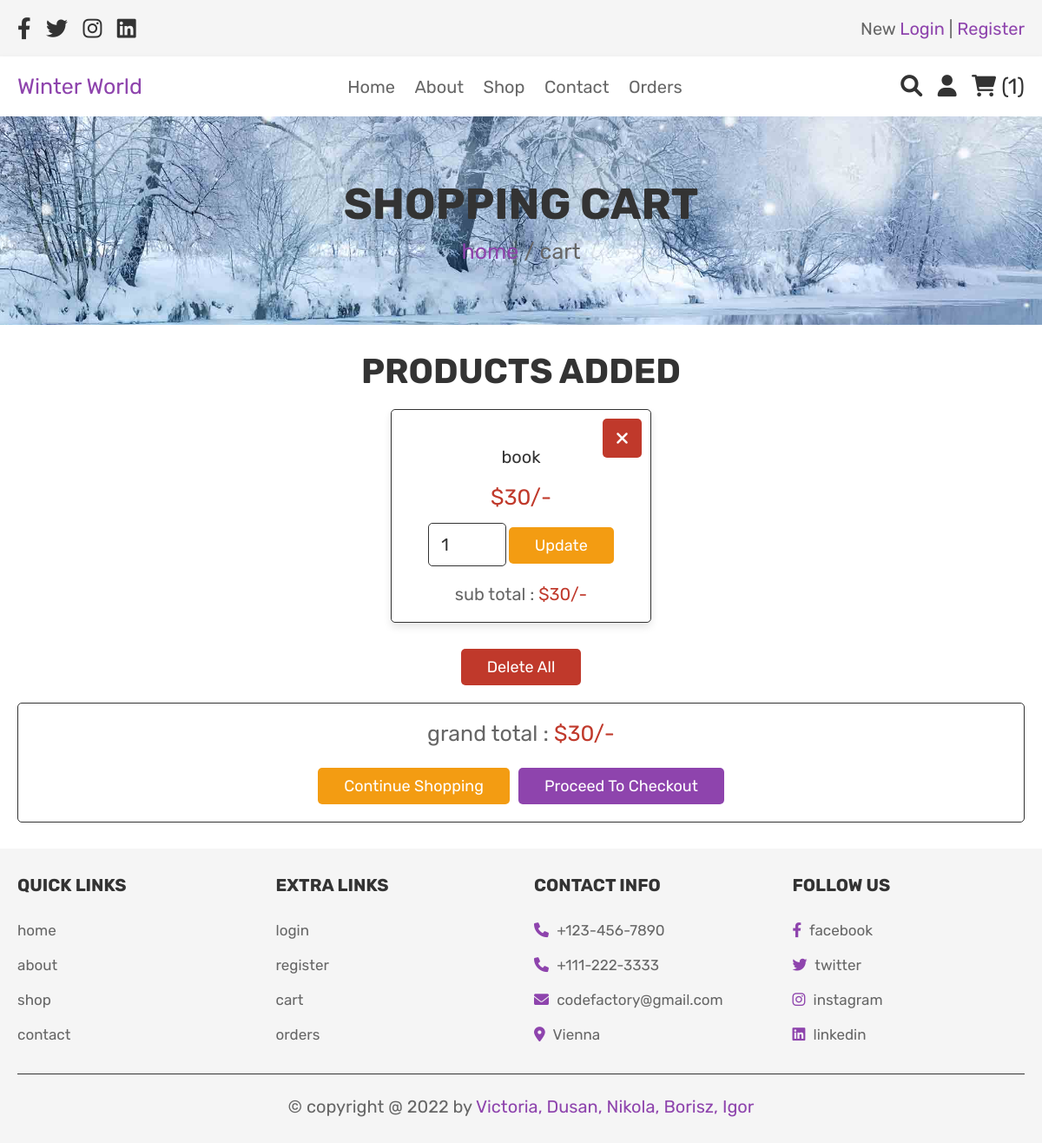
/cart.php (signed in), run on the app's committed database.
### tables this page shows
CREATE TABLE `cart` (
  `id` int(100) NOT NULL,
  `user_id` int(100) NOT NULL,
  `name` varchar(100) NOT NULL,
  `price` int(100) NOT NULL,
  `quantity` int(100) NOT NULL,
  `image` varchar(100) NOT NULL
);

### cart.php (the view, shortened to what this page needs)
<?php
include 'config.php';
$user_id = $_SESSION['user_id'];
?>
<!DOCTYPE html>
<html lang="en">
<head>
   <link rel="stylesheet" href="https://cdnjs.cloudflare.com/ajax/libs/font-awesome/6.0.0/css/all.min.css">
   <link rel="stylesheet" href="css/style.css">
</head>
<body>
<?php include 'header.php'; ?>
<div class="heading">
   <h3>shopping cart</h3>
   <p> <a href="home.php">home</a> / cart </p>
</div>
<section class="shopping-cart">
   <h1 class="title">products added</h1>
   <div class="box-container">
      <?php
         $grand_total = 0;
         $select_cart = mysqli_query($conn, "SELECT * FROM `cart` WHERE user_id = '$user_id'") or die('query failed');
         if(mysqli_num_rows($select_cart) > 0){
            while($fetch_cart = mysqli_fetch_assoc($select_cart)){
      ?>
      <div class="box">
         <a href="cart.php?delete=<?php echo $fetch_cart['id']; ?>" class="fas fa-times" onclick="return confirm('delete this from cart?');"></a>
         <div class="name"><?php echo $fetch_cart['name']; ?></div>
         <div class="price">$<?php echo $fetch_cart['price']; ?>/-</div>
         <form action="" method="post">
            <input type="number" min="1" name="cart_quantity" value="<?php echo $fetch_cart['quantity']; ?>">
            <input type="submit" name="update_cart" value="update" class="option-btn">
         </form>
         <div class="sub-total"> sub total : <span>$<?php echo $sub_total = ($fetch_cart['quantity'] * $fetch_cart['price']); ?>/-</span> </div>
      </div>
      <?php
      $grand_total += $sub_total;
         }
      }else{
         echo '<p class="empty">your cart is empty</p>';
      }
      ?>
   </div>
   <div style="margin-top: 2rem; text-align:center;">
      <a href="cart.php?delete_all" class="delete-btn <?php echo ($grand_total > 1)?'':'disabled'; ?>" onclick="return confirm('delete all from cart?');">delete all</a>
   </div>
   <div class="cart-total">
      <p>grand total : <span>$<?php echo $grand_total; ?>/-</span></p>
      <div class="flex">
         <a href="shop.php" class="option-btn">continue shopping</a>
         <a href="checkout.php" class="btn <?php echo ($grand_total > 1)?'':'disabled'; ?>">proceed to checkout</a>
      </div>
   </div>
</section>
<?php include 'footer.php'; ?>
</body>
</html>

### css/style.css (style rules this page uses)
:root { --purple:#8e44ad; --red:#c0392b; --orange:#f39c12; --black:#333; --white:#fff; --light-color:#666; --light-white:#ccc; --light-bg:#f5f5f5; --border:.1rem solid var(--black); --box-shadow:0 .5rem 1rem rgba(0,0,0,.1); }
* { font-family: 'Rubik', sans-serif; margin:0; padding:0; box-sizing: border-box; outline: none; border:none; text-decoration: none; transition:all .2s linear; }
html { font-size: 62.5%; overflow-x: hidden; }
section { padding:3rem 2rem; }
.title { text-align: center; margin-bottom: 2rem; text-transform: uppercase; color:var(--black); font-size: 4rem; }
.btn, .option-btn, .delete-btn, .white-btn { display: inline-block; margin-top: 1rem; padding:1rem 3rem; cursor: pointer; color:var(--white); font-size: 1.8rem; border-radius: .5rem; text-transform: capitalize; }
.white-btn, .btn { background-color: var(--purple); }
.option-btn { background-color: var(--orange); }
.delete-btn { background-color: var(--red); }
.heading { min-height: 30vh; display: flex; flex-flow: column; align-items: center; justify-content: center; gap:1rem; background: url(../images/WINTER-Banner-Front.jpg) no-repeat; background-size: cover; background-position: center; text-align: center; }
.heading h3 { font-size: 5rem; color:var(--black); text-transform: uppercase; }
.heading p { font-size: 2.5rem; color:var(--light-color); }
.heading p a { color:var(--purple); }
.shopping-cart .box-container { max-width: 1200px; margin:0 auto; display: grid; grid-template-columns: repeat(auto-fit, 30rem); align-items: center; gap:1.5rem; justify-content: center; }
.shopping-cart .box-container .box { text-align: center; padding:2rem; border-radius: .5rem; background-color: var(--white); box-shadow: var(--box-shadow); position: relative; border:var(--border); }
.shopping-cart .box-container .box .fa-times { position: absolute; top:1rem; right:1rem; height: 4.5rem; width: 4.5rem; line-height: 4.5rem; font-size: 2rem; background-color: var(--red); color:var(--white); border-radius: .5rem; }
.shopping-cart .box-container .box .name { padding:1rem 0; font-size: 2rem; color:var(--black); }
.shopping-cart .box-container .box .price { padding:1rem 0; font-size: 2.5rem; color:var(--red); }
.shopping-cart .box-container .box input[type="number"] { margin:.5rem 0; border:var(--border); border-radius: .5rem; padding:1.2rem 1.4rem; font-size: 2rem; color:var(--black); width: 9rem; }
.shopping-cart .box-container .box .sub-total { padding-top: 1.5rem; font-size: 2rem; color:var(--light-color); }
.shopping-cart .box-container .box .sub-total span { color:var(--red); }
.shopping-cart .cart-total { max-width: 1200px; margin:0 auto; border:var(--border); padding:2rem; text-align: center; margin-top: 2rem; border-radius: .5rem; }
.shopping-cart .cart-total p { font-size: 2.5rem; color:var(--light-color); }
.shopping-cart .cart-total p span { color:var(--red); }
.shopping-cart .cart-total .flex { display: flex; flex-wrap: wrap; column-gap:1rem; margin-top: 1.5rem; justify-content: center; }

### data on the page
cart: name "book", price "30", cart_quantity "1"

### other printed values
$cart_rows_number "1"
$grand_total "30"
